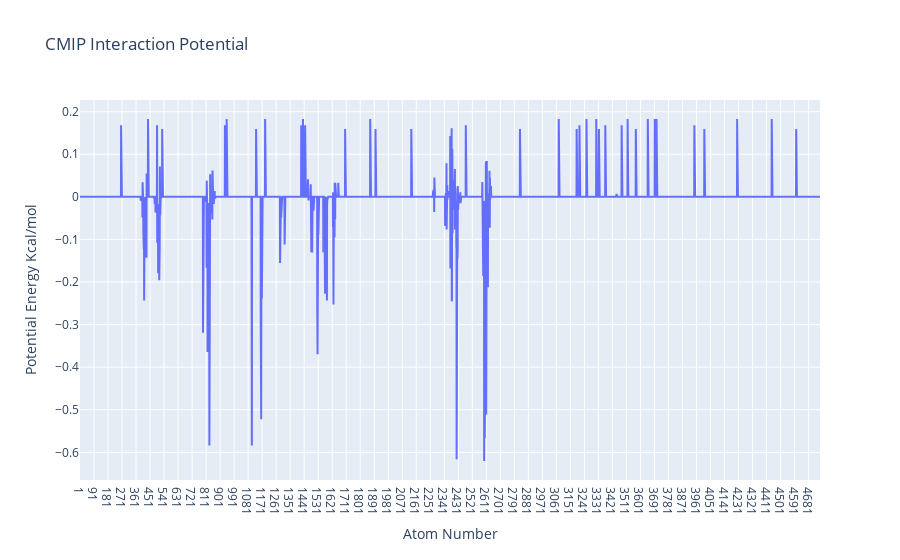

Source (notebook cell):
### Code cell
import plotly
import plotly.graph_objs as go
from biobb_cmip.utils.representation import get_energies_byat

atom_list, energy_dict = get_energies_byat(EGFR_byat_out, cutoff=50)

plotly.offline.init_notebook_mode(connected=True)

fig = {"data": [go.Scatter(x=atom_list, y=energy_dict['ES&VDW'])],
       "layout": go.Layout(title="CMIP Interaction Potential", 
                           xaxis=dict(title = "Atom Number"), 
                           yaxis=dict(title = "Potential Energy Kcal/mol"))}

plotly.offline.iplot(fig)

### Figure 1 — Plotly figure (JSON) as saved in the notebook; plotly's stock layout.template omitted (floating-point values rounded to 4 significant figures; data arrays with more than 128 entries replaced by an {"elided": "..."} marker saying what was removed)
{"data": [{"type": "scatter", "x": {"elided": "4754 str values"}, "y": {"elided": "4754 float values"}}], "layout": {"title": {"text": "CMIP Interaction Potential"}, "xaxis": {"title": {"text": "Atom Number"}}, "yaxis": {"title": {"text": "Potential Energy Kcal/mol"}}}}
